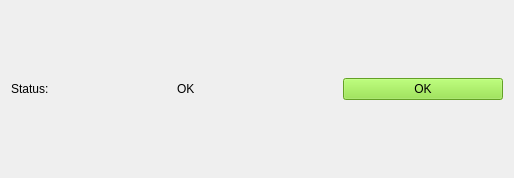
<?xml version="1.0" encoding="UTF-8"?>
<ui version="4.0">
 <class>ResetButtonPluginWidget</class>
 <widget class="QWidget" name="ResetButtonPluginWidget">
  <property name="geometry">
   <rect>
    <x>0</x>
    <y>0</y>
    <width>514</width>
    <height>178</height>
   </rect>
  </property>
  <property name="windowTitle">
   <string>Form</string>
  </property>
  <layout class="QVBoxLayout" name="verticalLayout">
   <item>
    <layout class="QHBoxLayout" name="horizontalLayout">
     <item>
      <widget class="QLabel" name="label">
       <property name="text">
        <string>Status:</string>
       </property>
      </widget>
     </item>
     <item>
      <layout class="QHBoxLayout" name="horizontalLayout_2">
       <item>
        <widget class="QLabel" name="status">
         <property name="text">
          <string>OK</string>
         </property>
        </widget>
       </item>
      </layout>
     </item>
     <item>
      <layout class="QVBoxLayout" name="verticalLayout_2">
       <item>
        <widget class="QPushButton" name="pushButton">
         <property name="palette">
          <palette>
           <active>
            <colorrole role="WindowText">
             <brush brushstyle="SolidPattern">
              <color alpha="255">
               <red>0</red>
               <green>0</green>
               <blue>0</blue>
              </color>
             </brush>
            </colorrole>
            <colorrole role="Button">
             <brush brushstyle="SolidPattern">
              <color alpha="255">
               <red>138</red>
               <green>226</green>
               <blue>52</blue>
              </color>
             </brush>
            </colorrole>
            <colorrole role="Light">
             <brush brushstyle="SolidPattern">
              <color alpha="255">
               <red>198</red>
               <green>255</green>
               <blue>143</blue>
              </color>
             </brush>
            </colorrole>
            <colorrole role="Midlight">
             <brush brushstyle="SolidPattern">
              <color alpha="255">
               <red>168</red>
               <green>240</green>
               <blue>97</blue>
              </color>
             </brush>
            </colorrole>
            <colorrole role="Dark">
             <brush brushstyle="SolidPattern">
              <color alpha="255">
               <red>69</red>
               <green>113</green>
               <blue>26</blue>
              </color>
             </brush>
            </colorrole>
            <colorrole role="Mid">
             <brush brushstyle="SolidPattern">
              <color alpha="255">
               <red>92</red>
               <green>151</green>
               <blue>34</blue>
              </color>
             </brush>
            </colorrole>
            <colorrole role="Text">
             <brush brushstyle="SolidPattern">
              <color alpha="255">
               <red>0</red>
               <green>0</green>
               <blue>0</blue>
              </color>
             </brush>
            </colorrole>
            <colorrole role="BrightText">
             <brush brushstyle="SolidPattern">
              <color alpha="255">
               <red>255</red>
               <green>255</green>
               <blue>255</blue>
              </color>
             </brush>
            </colorrole>
            <colorrole role="ButtonText">
             <brush brushstyle="SolidPattern">
              <color alpha="255">
               <red>0</red>
               <green>0</green>
               <blue>0</blue>
              </color>
             </brush>
            </colorrole>
            <colorrole role="Base">
             <brush brushstyle="SolidPattern">
              <color alpha="255">
               <red>255</red>
               <green>255</green>
               <blue>255</blue>
              </color>
             </brush>
            </colorrole>
            <colorrole role="Window">
             <brush brushstyle="SolidPattern">
              <color alpha="255">
               <red>138</red>
               <green>226</green>
               <blue>52</blue>
              </color>
             </brush>
            </colorrole>
            <colorrole role="Shadow">
             <brush brushstyle="SolidPattern">
              <color alpha="255">
               <red>0</red>
               <green>0</green>
               <blue>0</blue>
              </color>
             </brush>
            </colorrole>
            <colorrole role="AlternateBase">
             <brush brushstyle="SolidPattern">
              <color alpha="255">
               <red>196</red>
               <green>240</green>
               <blue>153</blue>
              </color>
             </brush>
            </colorrole>
            <colorrole role="ToolTipBase">
             <brush brushstyle="SolidPattern">
              <color alpha="255">
               <red>255</red>
               <green>255</green>
               <blue>220</blue>
              </color>
             </brush>
            </colorrole>
            <colorrole role="ToolTipText">
             <brush brushstyle="SolidPattern">
              <color alpha="255">
               <red>0</red>
               <green>0</green>
               <blue>0</blue>
              </color>
             </brush>
            </colorrole>
            <colorrole role="PlaceholderText">
             <brush brushstyle="SolidPattern">
              <color alpha="128">
               <red>0</red>
               <green>0</green>
               <blue>0</blue>
              </color>
             </brush>
            </colorrole>
           </active>
           <inactive>
            <colorrole role="WindowText">
             <brush brushstyle="SolidPattern">
              <color alpha="255">
               <red>0</red>
               <green>0</green>
               <blue>0</blue>
              </color>
             </brush>
            </colorrole>
            <colorrole role="Button">
             <brush brushstyle="SolidPattern">
              <color alpha="255">
               <red>138</red>
               <green>226</green>
               <blue>52</blue>
              </color>
             </brush>
            </colorrole>
            <colorrole role="Light">
             <brush brushstyle="SolidPattern">
              <color alpha="255">
               <red>198</red>
               <green>255</green>
               <blue>143</blue>
              </color>
             </brush>
            </colorrole>
            <colorrole role="Midlight">
             <brush brushstyle="SolidPattern">
              <color alpha="255">
               <red>168</red>
               <green>240</green>
               <blue>97</blue>
              </color>
             </brush>
            </colorrole>
            <colorrole role="Dark">
             <brush brushstyle="SolidPattern">
              <color alpha="255">
               <red>69</red>
               <green>113</green>
               <blue>26</blue>
              </color>
             </brush>
            </colorrole>
            <colorrole role="Mid">
             <brush brushstyle="SolidPattern">
              <color alpha="255">
               <red>92</red>
               <green>151</green>
               <blue>34</blue>
              </color>
             </brush>
            </colorrole>
            <colorrole role="Text">
             <brush brushstyle="SolidPattern">
              <color alpha="255">
               <red>0</red>
               <green>0</green>
               <blue>0</blue>
              </color>
             </brush>
            </colorrole>
            <colorrole role="BrightText">
             <brush brushstyle="SolidPattern">
              <color alpha="255">
               <red>255</red>
               <green>255</green>
               <blue>255</blue>
              </color>
             </brush>
            </colorrole>
            <colorrole role="ButtonText">
             <brush brushstyle="SolidPattern">
              <color alpha="255">
               <red>0</red>
               <green>0</green>
               <blue>0</blue>
              </color>
             </brush>
            </colorrole>
            <colorrole role="Base">
             <brush brushstyle="SolidPattern">
              <color alpha="255">
               <red>255</red>
               <green>255</green>
               <blue>255</blue>
              </color>
             </brush>
            </colorrole>
            <colorrole role="Window">
             <brush brushstyle="SolidPattern">
              <color alpha="255">
               <red>138</red>
               <green>226</green>
               <blue>52</blue>
              </color>
             </brush>
            </colorrole>
            <colorrole role="Shadow">
             <brush brushstyle="SolidPattern">
              <color alpha="255">
               <red>0</red>
               <green>0</green>
               <blue>0</blue>
              </color>
             </brush>
            </colorrole>
            <colorrole role="AlternateBase">
             <brush brushstyle="SolidPattern">
              <color alpha="255">
               <red>196</red>
               <green>240</green>
               <blue>153</blue>
              </color>
             </brush>
            </colorrole>
            <colorrole role="ToolTipBase">
             <brush brushstyle="SolidPattern">
              <color alpha="255">
               <red>255</red>
               <green>255</green>
               <blue>220</blue>
              </color>
             </brush>
            </colorrole>
            <colorrole role="ToolTipText">
             <brush brushstyle="SolidPattern">
              <color alpha="255">
               <red>0</red>
               <green>0</green>
               <blue>0</blue>
              </color>
             </brush>
            </colorrole>
            <colorrole role="PlaceholderText">
             <brush brushstyle="SolidPattern">
              <color alpha="128">
               <red>0</red>
               <green>0</green>
               <blue>0</blue>
              </color>
             </brush>
            </colorrole>
           </inactive>
           <disabled>
            <colorrole role="WindowText">
             <brush brushstyle="SolidPattern">
              <color alpha="255">
               <red>69</red>
               <green>113</green>
               <blue>26</blue>
              </color>
             </brush>
            </colorrole>
            <colorrole role="Button">
             <brush brushstyle="SolidPattern">
              <color alpha="255">
               <red>138</red>
               <green>226</green>
               <blue>52</blue>
              </color>
             </brush>
            </colorrole>
            <colorrole role="Light">
             <brush brushstyle="SolidPattern">
              <color alpha="255">
               <red>198</red>
               <green>255</green>
               <blue>143</blue>
              </color>
             </brush>
            </colorrole>
            <colorrole role="Midlight">
             <brush brushstyle="SolidPattern">
              <color alpha="255">
               <red>168</red>
               <green>240</green>
               <blue>97</blue>
              </color>
             </brush>
            </colorrole>
            <colorrole role="Dark">
             <brush brushstyle="SolidPattern">
              <color alpha="255">
               <red>69</red>
               <green>113</green>
               <blue>26</blue>
              </color>
             </brush>
            </colorrole>
            <colorrole role="Mid">
             <brush brushstyle="SolidPattern">
              <color alpha="255">
               <red>92</red>
               <green>151</green>
               <blue>34</blue>
              </color>
             </brush>
            </colorrole>
            <colorrole role="Text">
             <brush brushstyle="SolidPattern">
              <color alpha="255">
               <red>69</red>
               <green>113</green>
               <blue>26</blue>
              </color>
             </brush>
            </colorrole>
            <colorrole role="BrightText">
             <brush brushstyle="SolidPattern">
              <color alpha="255">
               <red>255</red>
               <green>255</green>
               <blue>255</blue>
              </color>
             </brush>
            </colorrole>
            <colorrole role="ButtonText">
             <brush brushstyle="SolidPattern">
              <color alpha="255">
               <red>69</red>
               <green>113</green>
               <blue>26</blue>
              </color>
             </brush>
            </colorrole>
            <colorrole role="Base">
             <brush brushstyle="SolidPattern">
              <color alpha="255">
               <red>138</red>
               <green>226</green>
               <blue>52</blue>
              </color>
             </brush>
            </colorrole>
            <colorrole role="Window">
             <brush brushstyle="SolidPattern">
              <color alpha="255">
               <red>138</red>
               <green>226</green>
               <blue>52</blue>
              </color>
             </brush>
            </colorrole>
            <colorrole role="Shadow">
             <brush brushstyle="SolidPattern">
              <color alpha="255">
               <red>0</red>
               <green>0</green>
               <blue>0</blue>
              </color>
             </brush>
            </colorrole>
            <colorrole role="AlternateBase">
             <brush brushstyle="SolidPattern">
              <color alpha="255">
               <red>138</red>
               <green>226</green>
               <blue>52</blue>
              </color>
             </brush>
            </colorrole>
            <colorrole role="ToolTipBase">
             <brush brushstyle="SolidPattern">
              <color alpha="255">
               <red>255</red>
               <green>255</green>
               <blue>220</blue>
              </color>
             </brush>
            </colorrole>
            <colorrole role="ToolTipText">
             <brush brushstyle="SolidPattern">
              <color alpha="255">
               <red>0</red>
               <green>0</green>
               <blue>0</blue>
              </color>
             </brush>
            </colorrole>
            <colorrole role="PlaceholderText">
             <brush brushstyle="SolidPattern">
              <color alpha="128">
               <red>0</red>
               <green>0</green>
               <blue>0</blue>
              </color>
             </brush>
            </colorrole>
           </disabled>
          </palette>
         </property>
         <property name="text">
          <string>OK</string>
         </property>
        </widget>
       </item>
      </layout>
     </item>
    </layout>
   </item>
  </layout>
 </widget>
 <resources/>
 <connections/>
</ui>
